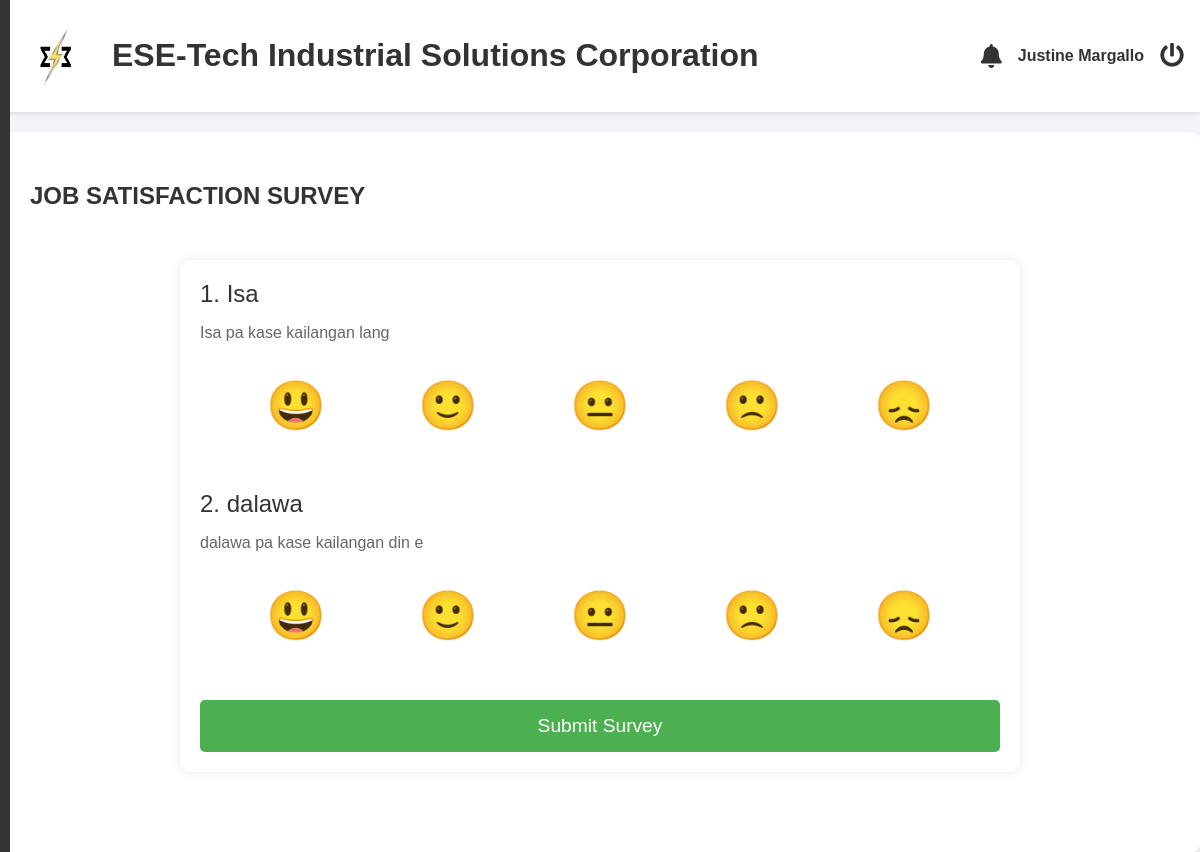
/employee/user_satisfaction.php (signed in), run on the app's committed database.
### tables this page shows
CREATE TABLE `job_satisfaction_criteria` (
  `satisfaction_id` int(11) NOT NULL,
  `title` varchar(50) NOT NULL,
  `description` varchar(500) NOT NULL,
  `is_archived` int(11) NOT NULL DEFAULT 0
);

### employee/user_satisfaction.php (the view, shortened to what this page needs)
<?php
include('user_header.php');
include('includes/sideBar.php');
?>
<main class="main-content">
    <section id="dashboard">
        <h2>JOB SATISFACTION SURVEY</h2>
        <?php
        $conn = mysqli_connect('localhost', 'root', '', 'esetech');
        $status_sql = "SELECT status FROM job_satisfaction_form_status WHERE status_id = 1";
        $status_result = mysqli_query($conn, $status_sql);
        $form_status = 'Closed';
        if ($status_result && mysqli_num_rows($status_result) > 0) {
            $status_row = mysqli_fetch_assoc($status_result);
            $form_status = $status_row['status'];
        }
        if ($form_status === 'Open') {
            $current_year = date('Y');
            $employee_id = $_SESSION['employee_id'];
            $check_sql = "SELECT * FROM job_satisfaction_surveys
                          WHERE employee_id = '$employee_id'
                          AND YEAR(survey_date) = '$current_year'";
            $check_result = mysqli_query($conn, $check_sql);
            if (mysqli_num_rows($check_result) > 0) {
                echo "<p>You have already submitted your satisfaction survey for this year ($current_year). Thank you!</p>";
            } else {
                ?>
                <form method="POST" class="survey-form" id="surveyForm">
                    <?php
                        $sql = "SELECT * FROM job_satisfaction_criteria";
                        $result = mysqli_query($conn, $sql);
                        if ($result) {
                            $count = 0;
                            while ($row = mysqli_fetch_assoc($result)) {
                                $count++;
                                $question_name = "question_" . $row['title'];
                    ?>
                                <label for="<?= $question_name; ?>"><?= $count . '. ' . $row['title']; ?></label>
                                <p><?= $row['description']; ?></p>
                                <div class="rating" data-question="<?= $question_name; ?>">
                                    <span title="Very Satisfied" class="emoji" onclick="selectEmoji(event, '<?= $question_name; ?>', 5)">😃</span>
                                    <span title="Satisfied" class="emoji" onclick="selectEmoji(event, '<?= $question_name; ?>', 4)">🙂</span>
                                    <span title="Neutral" class="emoji" onclick="selectEmoji(event, '<?= $question_name; ?>', 3)">😐</span>
                                    <span title="Dissatisfied" class="emoji" onclick="selectEmoji(event, '<?= $question_name; ?>', 2)">🙁</span>
                                    <span title="Very Dissatisfied" class="emoji" onclick="selectEmoji(event, '<?= $question_name; ?>', 1)">😞</span>
                                </div>
                                <br><br>
                    <?php
                            }
                        }
                    ?>
                    <input type="submit" class="btn" value="Submit Survey" onclick="handleSubmit(event)">
                </form>
                <?php
            }
        } else {
            echo "<p style='color: red;'>The Job Satisfaction Survey is currently closed. Please check back later.</p>";
        }
        ?>
    </section>
</main>
<?php include('user_footer.php'); ?>

### employee/css/styles.css (style rules this page uses)
body { font-family: Arial, sans-serif; margin: 0; padding: 0; background-color: #f0f0f0; }
.main-content { flex-grow: 1; padding: 2rem; background-color: #f9fafb; }
.btn { padding: 10px 20px; font-size: 16px; border: none; cursor: pointer; border-radius: 5px; }

### employee/user_satisfaction.php (style rules this page uses)
body { font-family: Arial, sans-serif; background-color: #f9f9f9; color: #333; }
.main-content { padding: 30px; max-width: 1200px; margin: auto; background-color: #fff; box-shadow: 0px 4px 8px rgba(0, 0, 0, 0.1); border-radius: 8px; margin-top: 20px; }
body { font-family: Arial, sans-serif; background-color: #f4f4f9; margin: 0; padding: 0; }
.survey-form { max-width: 800px; margin: 50px auto; padding: 20px; background-color: #fff; border-radius: 10px; box-shadow: 0 0 10px rgba(0, 0, 0, 0.1); }
.survey-form label { font-size: 1.5rem; color: #333; }
.survey-form p { font-size: 1rem; color: #666; }
.rating { display: flex; justify-content: space-around; align-items: center; padding: 20px; font-size: 2rem; }
.emoji { font-size: 3rem; cursor: pointer; transition: transform 0.2s; }
.btn { display: block; width: 100%; padding: 15px; font-size: 1.2rem; color: #fff; background-color: #4CAF50; border: none; border-radius: 5px; cursor: pointer; transition: background-color 0.3s; }

### data on the page
job_satisfaction_criteria: title "Isa", description "Isa pa kase kailangan lang"
job_satisfaction_criteria: title "dalawa", description "dalawa pa kase kailangan din e"

### other printed values
$_SESSION['fullname'] "Justine Margallo"
